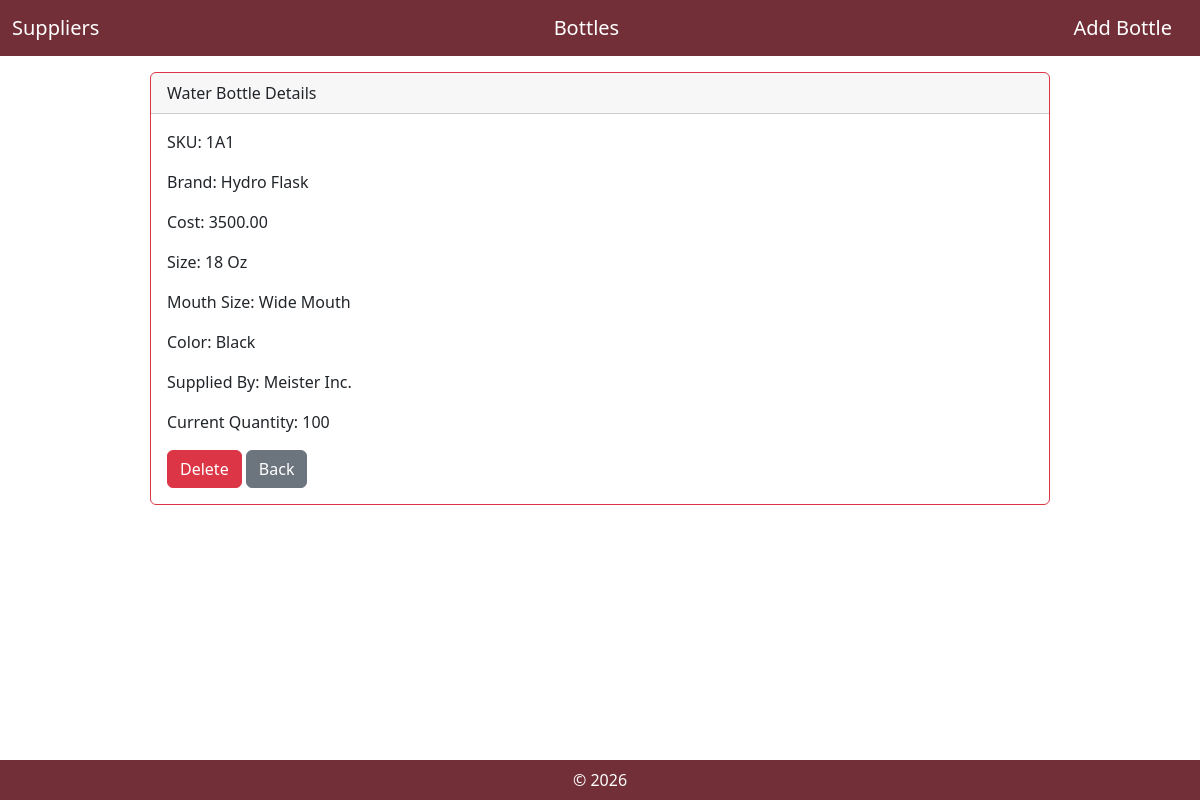
Screenshot of /view_bottle_details/1/ with the database file from the repository.
### MyInventoryApp/models.py (models this page shows, shortened)
class WaterBottle(models.Model):
    sku = models.CharField(max_length=10, unique=True)
    brand = models.CharField(max_length=100)
    cost = models.DecimalField(max_digits=10, decimal_places=2)
    size = models.CharField(max_length=100)
    mouth_size = models.CharField(max_length=50)
    color = models.CharField(max_length=50)
    supplied_by = models.ForeignKey(Supplier, on_delete=models.CASCADE)
    current_quantity = models.IntegerField()

class Supplier(models.Model):
    name = models.CharField(max_length=300, unique=True)
    city = models.CharField(max_length=300)
    country = models.CharField(max_length=300)
    created_at = models.DateTimeField(blank=True, null = True)
    objects = models.Manager()

### MyInventoryApp/views.py (the view)
# urls.py: path('view_bottle_details/<int:pk>/', views.view_bottle_details, name='view_bottle_details'),
def view_bottle_details(request, pk):
    bottle = get_object_or_404(WaterBottle, pk=pk)
    return render(request, 'MyInventoryApp/bottle_details.html', {
        'bottle': bottle,
        'current_user_id': request.session.get('user_id')
    })

### MyInventoryApp/templates/MyInventoryApp/bottle_details.html
{% extends 'MyInventoryApp/base.html' %}
{% load static %}
{% block content %}
<div class="card mx-auto w-75 border-danger">
    <div class="card-header">
        Water Bottle Details
    </div>
    <div class="card-body">
        <p>SKU: {{ bottle.sku }}</p>
        <p>Brand: {{ bottle.brand }}</p>
        <p>Cost: {{ bottle.cost }}</p>
        <p>Size: {{ bottle.size }}</p>
        <p>Mouth Size: {{ bottle.mouth_size }}</p>
        <p>Color: {{ bottle.color }}</p>
        <p>Supplied By: {{ bottle.supplied_by.name }}</p>
        <p>Current Quantity: {{ bottle.current_quantity }}</p>
        <a href="{% url 'delete_bottle' pk=bottle.pk %}" class="btn btn-danger">Delete</a>
        <a href="{% url 'view_bottles' %}" class="btn btn-secondary">Back</a>
    </div>
</div>
{% endblock %}

### rows the page displays
WaterBottle: sku "1A1", brand "Hydro Flask", cost "3500.00", size "18 Oz", mouth_size "Wide Mouth", color "Black", supplied_by.name "Meister Inc.", current_quantity "100"
